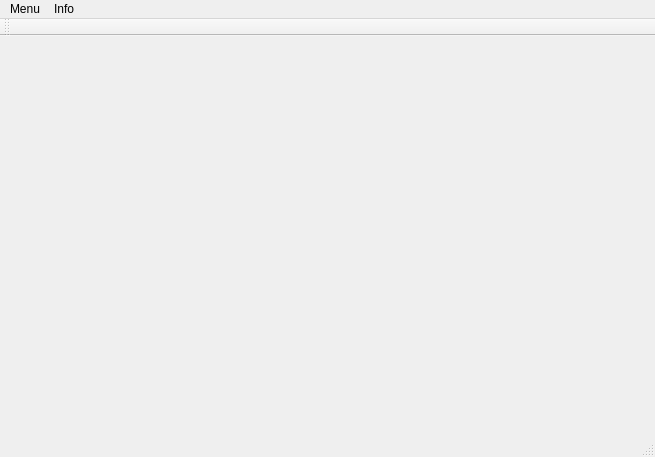
<?xml version="1.0" encoding="UTF-8"?>
<ui version="4.0">
 <class>MainWindow</class>
 <widget class="QMainWindow" name="MainWindow">
  <property name="geometry">
   <rect>
    <x>0</x>
    <y>0</y>
    <width>655</width>
    <height>457</height>
   </rect>
  </property>
  <property name="windowTitle">
   <string>MainWindow</string>
  </property>
  <widget class="QWidget" name="centralWidget">
   <layout class="QGridLayout" name="gridLayout">
    <item row="0" column="0">
     <widget class="QStackedWidget" name="stackedWidget">
      <widget class="QWidget" name="page"/>
      <widget class="QWidget" name="page_2"/>
     </widget>
    </item>
   </layout>
  </widget>
  <widget class="QMenuBar" name="menuBar">
   <property name="geometry">
    <rect>
     <x>0</x>
     <y>0</y>
     <width>655</width>
     <height>21</height>
    </rect>
   </property>
   <widget class="QMenu" name="menuNavigate">
    <property name="title">
     <string>Menu</string>
    </property>
    <addaction name="actionLog_Out"/>
    <addaction name="actionBuy"/>
    <addaction name="actionSell"/>
    <addaction name="actionReport"/>
    <addaction name="separator"/>
    <addaction name="actionRefresh"/>
   </widget>
   <widget class="QMenu" name="menuInfo">
    <property name="title">
     <string>Info</string>
    </property>
    <addaction name="actionProfile"/>
    <addaction name="actionAbout"/>
   </widget>
   <addaction name="menuNavigate"/>
   <addaction name="menuInfo"/>
  </widget>
  <widget class="QToolBar" name="mainToolBar">
   <attribute name="toolBarArea">
    <enum>TopToolBarArea</enum>
   </attribute>
   <attribute name="toolBarBreak">
    <bool>false</bool>
   </attribute>
  </widget>
  <widget class="QStatusBar" name="statusBar"/>
  <action name="actionLog_Out">
   <property name="text">
    <string>Log In</string>
   </property>
  </action>
  <action name="actionBuy">
   <property name="text">
    <string>Buy</string>
   </property>
  </action>
  <action name="actionSell">
   <property name="text">
    <string>Sell</string>
   </property>
  </action>
  <action name="actionReport">
   <property name="text">
    <string>Report</string>
   </property>
  </action>
  <action name="actionRefresh">
   <property name="text">
    <string>Refresh</string>
   </property>
  </action>
  <action name="actionProfile">
   <property name="text">
    <string>Profile</string>
   </property>
  </action>
  <action name="actionAbout">
   <property name="text">
    <string>About</string>
   </property>
  </action>
 </widget>
 <layoutdefault spacing="6" margin="11"/>
 <resources/>
 <connections/>
</ui>
